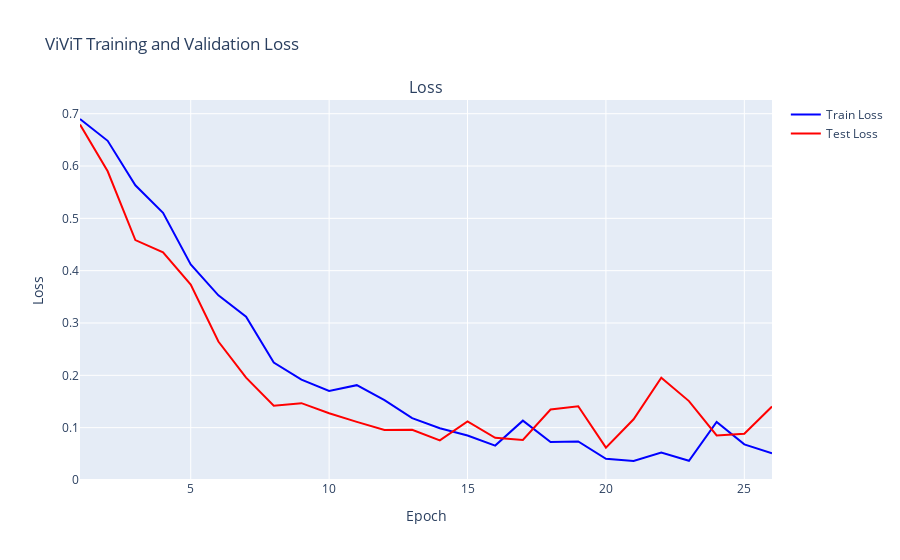

Source (notebook cell):
### Code cell
import plotly.graph_objs as go
import plotly.subplots as sp

# Sample data (replace these with your actual loss values)
loss2 = history.history['loss']
val_loss = history.history['val_loss']

epochs = list(range(1, len(loss2) + 1))

# Create subplots
fig = sp.make_subplots(rows=1, cols=2, subplot_titles=('Accuracy', 'Loss'))

# Remove accuracy subplot by creating only one subplot for loss
fig = sp.make_subplots(rows=1, cols=1, subplot_titles=('Loss',))

# Add traces for loss
fig.add_trace(
    go.Scatter(x=epochs, y=loss2, mode='lines', name='Train Loss', line=dict(color='blue')),
    row=1, col=1
)
fig.add_trace(
    go.Scatter(x=epochs, y=val_loss, mode='lines', name='Test Loss', line=dict(color='red')),
    row=1, col=1
)

# Update layout
fig.update_layout(
    title_text='ViViT Training and Validation Loss',
    showlegend=True,
    xaxis_title='Epoch',
    yaxis_title='Value'
)

# Update xaxis and yaxis titles for the loss subplot
fig.update_xaxes(title_text='Epoch', row=1, col=1)
fig.update_yaxes(title_text='Loss', dtick=0.1, row=1, col=1)  # Change dtick to desired step size for Loss

# Show figure
fig.show()

### Figure 1 — Plotly figure (JSON) as saved in the notebook; plotly's stock layout.template omitted (floating-point values rounded to 4 significant figures)
{"data": [{"line": {"color": "blue"}, "mode": "lines", "name": "Train Loss", "type": "scatter", "x": [1, 2, 3, 4, 5, 6, 7, 8, 9, 10, 11, 12, 13, 14, 15, 16, 17, 18, 19, 20, 21, 22, 23, 24, 25, 26], "xaxis": "x", "y": [0.6899, 0.6482, 0.5631, 0.5107, 0.4118, 0.3528, 0.3122, 0.2243, 0.1916, 0.1702, 0.1812, 0.1525, 0.1182, 0.09895, 0.08513, 0.06574, 0.1134, 0.07264, 0.07374, 0.04038, 0.03627, 0.05261, 0.0367, 0.1107, 0.06804, 0.05112], "yaxis": "y"}, {"line": {"color": "red"}, "mode": "lines", "name": "Test Loss", "type": "scatter", "x": [1, 2, 3, 4, 5, 6, 7, 8, 9, 10, 11, 12, 13, 14, 15, 16, 17, 18, 19, 20, 21, 22, 23, 24, 25, 26], "xaxis": "x", "y": [0.6791, 0.5899, 0.4584, 0.4351, 0.3736, 0.2646, 0.1955, 0.1418, 0.1468, 0.1275, 0.1111, 0.09569, 0.09602, 0.07572, 0.1119, 0.08069, 0.07638, 0.1346, 0.141, 0.06173, 0.1161, 0.1953, 0.1507, 0.08504, 0.08843, 0.1404], "yaxis": "y"}], "layout": {"annotations": [{"font": {"size": 16}, "showarrow": false, "text": "Loss", "x": 0.5, "xanchor": "center", "xref": "paper", "y": 1, "yanchor": "bottom", "yref": "paper"}], "autosize": true, "showlegend": true, "title": {"text": "ViViT Training and Validation Loss"}, "xaxis": {"anchor": "y", "autorange": true, "domain": [0, 1], "range": [1, 26], "title": {"text": "Epoch"}, "type": "linear"}, "yaxis": {"anchor": "x", "autorange": true, "domain": [0, 1], "dtick": 0.1, "range": [-3.934e-05, 0.7262], "title": {"text": "Loss"}, "type": "linear"}}}
